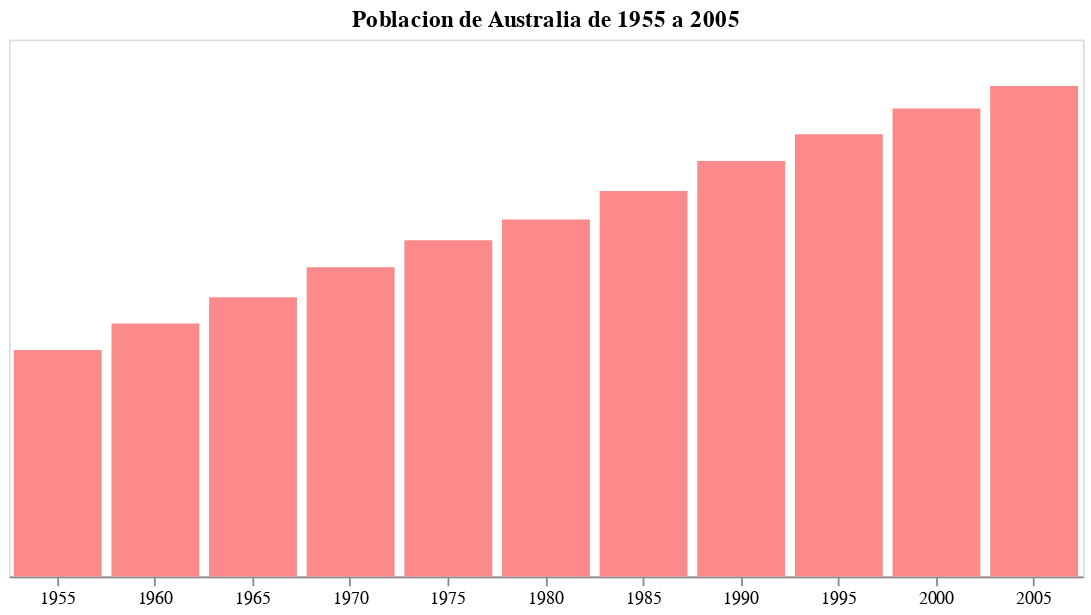

Here is the notebook cell this chart was saved with:
### Code cell
barras

### Figure 1 — Vega-Lite specification as saved in the notebook (floating-point values rounded to 4 significant figures)
{"config": {"view": {"continuousWidth": 400, "continuousHeight": 300}}, "data": {"name": "data-5378fb20b64e89776241f1c6016803de"}, "mark": {"type": "bar", "color": "#FD8A8A"}, "encoding": {"tooltip": {"field": "pop", "type": "quantitative"}, "x": {"axis": {"labelAngle": 0}, "field": "year", "title": "", "type": "ordinal"}, "y": {"axis": {"domain": false, "format": ".2s", "grid": false, "labels": false, "ticks": false}, "field": "pop", "title": "", "type": "quantitative"}}, "title": "Poblacion de Australia de 1955 a 2005", "width": 600, "$schema": "https://vega.github.io/schema/vega-lite/v4.17.0.json", "datasets": {"data-5378fb20b64e89776241f1c6016803de": [{"year": 1955, "country": "Australia", "cluster": 4, "pop": 9277087, "life_expect": 70.33, "fertility": 3.406}, {"year": 1960, "country": "Australia", "cluster": 4, "pop": 10361273, "life_expect": 70.93, "fertility": 3.274}, {"year": 1965, "country": "Australia", "cluster": 4, "pop": 11439384, "life_expect": 71.1, "fertility": 2.871}, {"year": 1970, "country": "Australia", "cluster": 4, "pop": 12660160, "life_expect": 71.93, "fertility": 2.535}, {"year": 1975, "country": "Australia", "cluster": 4, "pop": 13771400, "life_expect": 73.49, "fertility": 1.989}, {"year": 1980, "country": "Australia", "cluster": 4, "pop": 14615900, "life_expect": 74.74, "fertility": 1.907}, {"year": 1985, "country": "Australia", "cluster": 4, "pop": 15788300, "life_expect": 76.32, "fertility": 1.859}, {"year": 1990, "country": "Australia", "cluster": 4, "pop": 17022133, "life_expect": 77.56, "fertility": 1.86}, {"year": 1995, "country": "Australia", "cluster": 4, "pop": 18116171, "life_expect": 78.83, "fertility": 1.776}, {"year": 2000, "country": "Australia", "cluster": 4, "pop": 19164620, "life_expect": 80.37, "fertility": 1.756}, {"year": 2005, "country": "Australia", "cluster": 4, "pop": 20090437, "life_expect": 81.23, "fertility": 1.788}]}}
